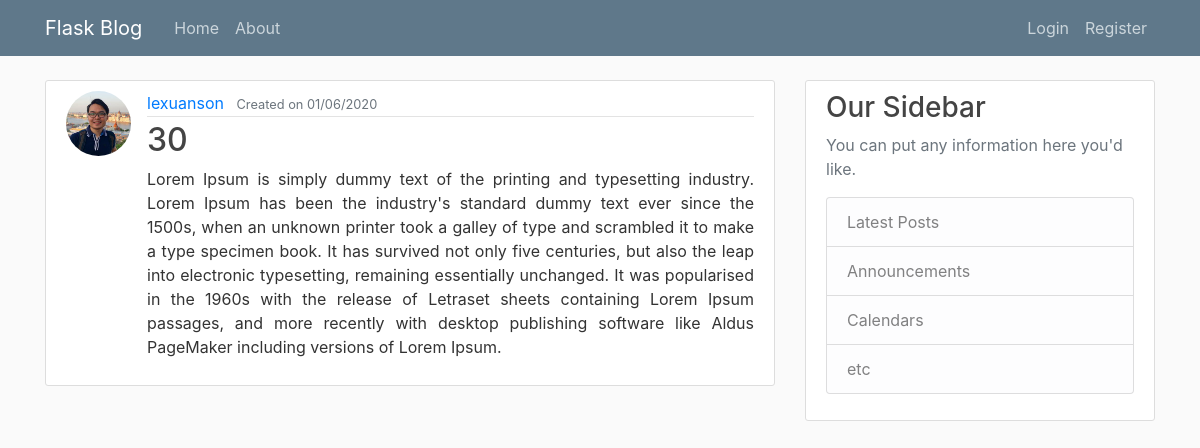
The page /post/31 on the database its author committed.
### app/models.py (models this page shows, shortened)
class User(db.Model, UserMixin):
    id = db.Column(db.Integer, primary_key=True)
    username = db.Column(db.String(20), unique=True, nullable=False)
    email = db.Column(db.String(50), unique=True, nullable=False)
    image_file = db.Column(db.String(20), nullable=False, default="default.jpg")
    password = db.Column(db.String(60), nullable=False)
    posts = db.relationship("Post", backref="author", lazy=True)

class Post(db.Model):
    id = db.Column(db.Integer, primary_key=True)
    title = db.Column(db.String(100), nullable=False)
    date_posted = db.Column(db.DateTime, nullable=False, default=datetime.utcnow)
    content = db.Column(db.Text, nullable=False)
    user_id = db.Column(db.Integer, db.ForeignKey("user.id"), nullable=False)

### app/posts/routes.py (the view)
@posts.route("/post/<int:post_id>")
def post(post_id):
    post = Post.query.get_or_404(post_id)
    return render_template("post.html", title=post.title, post=post)

### app/templates/post.html (shortened to what this page needs)
{%extends "base.html"%}
{%block content%}
<article class="media content-section">
    <img class="rounded-circle article-img"
        src="{{url_for('static',filename='/profile_pics/'+post.author.image_file)}}">
    <div class="media-body">
        <div class="article-metadata">
            <a class="mr-2" href="{{url_for('users.user_posts',username=post.author.username)}}">{{ post.author.username }}</a>
            <small class="text-muted">Created on {{ post.date_posted.strftime("%d/%m/%Y") }}</small>
        </div>
        <h2 class="article-title"><a class="article-title"
                href="{{url_for('posts.post',post_id=post.id)}}">{{ post.title }}</a></h2>
        <p class="article-content text-justify">{{ post.content }}</p>
    </div>
</article>
{%endblock%}

### app/static/main.css (style rules this page uses)
body { background: #fafafa; color: #333333; margin-top: 5rem; }
h1, h2, h3, h4, h5, h6 { color: #444444; }
.content-section { background: #ffffff; padding: 10px 20px; border: 1px solid #dddddd; border-radius: 3px; margin-bottom: 20px; }
.article-title { color: #444444; }
.article-content { white-space: pre-line; }
.article-img { height: 65px; width: 65px; margin-right: 16px; }
.article-metadata { padding-bottom: 1px; margin-bottom: 4px; border-bottom: 1px solid #e3e3e3; }

### rows shown on the page
User: image_file (picture), author.username "lexuanson"
Post: date_posted "01/06/2020", title "30", content "Lorem Ipsum is simply dummy text of the printing and typesetting industry. Lorem Ipsum has been the industry's standard dummy text ever since the 1500s, when an unknown printer took a galley of type and scrambled it to make a type specimen book. It has survived not only five centuries, but also the leap into electronic typesetting, remaining essentially unchanged. It was popularised in the 1960s with the release of Letraset sheets containing Lorem Ipsum passages, and more recently with desktop publishing software like Aldus PageMaker including versions of Lorem Ipsum."
